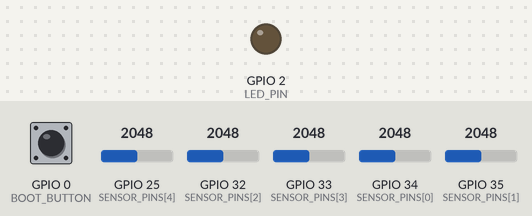
Bench run of a program on a simulated ESP32. Parts: output pins drawn as LEDs (lit = HIGH). Inputs (shaded band) come from the test bench; at power-on: GPIO 0 (BOOT_BUTTON) HIGH, GPIO 25 (SENSOR_PINS[4]) = 2048, GPIO 32 (SENSOR_PINS[2]) = 2048, GPIO 33 (SENSOR_PINS[3]) = 2048, GPIO 34 (SENSOR_PINS[0]) = 2048, GPIO 35 (SENSOR_PINS[1]) = 2048 (analog values on the 0–4095 scale). WiFi joins after 1.5 s; servers stay silent unless stated; uploads are accepted with an empty reply; what the program prints to the serial monitor is not drawn.

Above: at 2.7 s.
2.8 s: GPIO 0 (BOOT_BUTTON) pulled LOW for 0.15 s
At 3.11 s:
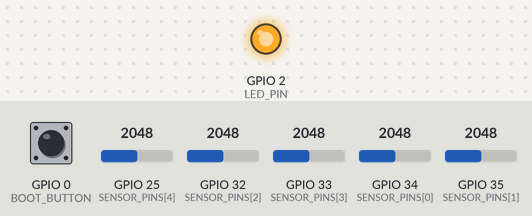
11.0 s: GPIO 0 (BOOT_BUTTON) pulled LOW for 1 s
Timing chart, 0 to 19.7 s (numbered marks = the images above; inputs shaded):
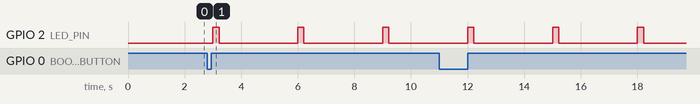

Measured:
- by itself, GPIO 2 (LED_PIN): alternates HIGH for 0.22 s and LOW for 2.8 s

The program:

main.cpp
```cpp
// BMS émulé sur ESP32 pour le Battery Passport (défi 1).
//
// Toutes les 3 s : lit 5 entrées analogiques (une par module), les convertit en résistance
// interne (mΩ) et envoie un JSON au site. Aucune règle métier ici : le serveur décide de la
// santé (nominal, surveillance, critique).
//
// Démo : appuyer sur le bouton BOOT (GPIO 0) déclenche la dérive du module 3, qui monte
// mesure après mesure jusqu'au défaut (6,8 mΩ). Un nouvel appui le remet à l'état sain.

#include <Arduino.h>

#include "secrets.h"  // Wi-Fi, URL du serveur, MQTT (voir secrets.example.h)

/*
 * MODE DE COMMUNICATION (choix de Théo, branche defi-1) :
 * 1 -> Bluetooth classique (SerialBT) uniquement, pour le débogage ou une tablette appairée
 * 2 -> Wi-Fi, HTTP POST sur /api/telemetry (recommandé : le site reçoit directement)
 * 3 -> Wi-Fi, publication MQTT (le site doit être lancé avec MQTT_HOST)
 */
#ifndef COMM_MODE
#define COMM_MODE 2
#endif

#if COMM_MODE == 1
#include <BluetoothSerial.h>
BluetoothSerial SerialBT;
#else
#include <WiFi.h>
#if COMM_MODE == 2
#include <HTTPClient.h>
#else
#include <PubSubClient.h>
WiFiClient netClient;
PubSubClient mqttClient(netClient);
#endif
#endif

const char* BATTERY_ID = "DLR-1985";          // la batterie de Doc dans le passeport
const char* DEVICE_ID  = "esp32-bms-delorean";
const int NUM_MODULES = 5;
const int SENSOR_PINS[NUM_MODULES] = {34, 35, 32, 33, 25};  // entrées analogiques
const int FAULTY_MODULE = 3;
const int BOOT_BUTTON = 0;
const int LED_PIN = 2;                         // LED intégrée : clignote à chaque envoi

// Modèle FC-85 : environ 1,0 mΩ neuf, maximum constructeur 2,0 mΩ par module
const float R_MIN_HEALTHY = 1.0;
const float R_SPAN_HEALTHY = 0.5;              // la lecture analogique ajoute 0 à 0,5 mΩ
const float R_FAULT = 6.8;                     // valeur atteinte par le module défaillant
const float FAULT_STEP = 0.9;                  // hausse par mesure pendant la dérive
const unsigned long PERIOD_MS = 3000;

bool faultOn = false;
float faultR = R_MIN_HEALTHY;
unsigned long lastSend = 0;

#if COMM_MODE != 1
void connectWifi() {
  if (WiFi.status() == WL_CONNECTED) return;
  Serial.printf("Wi-Fi %s ", WIFI_SSID);
  WiFi.mode(WIFI_STA);
  WiFi.begin(WIFI_SSID, WIFI_PASS);
  for (int k = 0; k < 40 && WiFi.status() != WL_CONNECTED; k++) {
    delay(250);
    Serial.print(".");
  }
  if (WiFi.status() == WL_CONNECTED) {
    Serial.printf(" OK, IP %s\n", WiFi.localIP().toString().c_str());
  } else {
    Serial.println(" échec, nouvel essai au prochain cycle");
  }
}
#endif

float readModule(int k) {
  int raw = analogRead(SENSOR_PINS[k]);        // 0 à 4095
  float r = R_MIN_HEALTHY + (raw / 4095.0) * R_SPAN_HEALTHY;
  if (k + 1 == FAULTY_MODULE) {
    if (faultOn) faultR = min(R_FAULT, faultR + FAULT_STEP);
    else faultR = r;
    r = max(r, faultR);
  }
  return r;
}

String buildPayload() {
  String json = "{\"batteryId\":\"" + String(BATTERY_ID) + "\",\"source\":\"ESP32\",\"modules\":[";
  for (int k = 0; k < NUM_MODULES; k++) {
    float t = 24.0 + (temperatureRead() - 40.0) * 0.05;  // température puce, indicative
    json += "{\"id\":" + String(k + 1) + ",\"r_mohm\":" + String(readModule(k), 2) +
            ",\"t\":" + String(t, 1) + "}";
    if (k < NUM_MODULES - 1) json += ",";
  }
  json += "]}";
  return json;
}

void send(const String& json) {
#if COMM_MODE == 1
  SerialBT.println(json);

#elif COMM_MODE == 2
  connectWifi();
  if (WiFi.status() != WL_CONNECTED) return;
  HTTPClient http;
  http.begin(SERVER_URL);
  http.setTimeout(2500);
  http.addHeader("Content-Type", "application/json");
  http.addHeader("X-Device-Id", DEVICE_ID);
  http.addHeader("X-BMS-Key", strlen(DEVICE_TOKEN) > 0 ? DEVICE_TOKEN : "bms-demo-key");
  if (strlen(DEVICE_TOKEN) > 0) http.addHeader("X-Device-Token", DEVICE_TOKEN);
  int code = http.POST(json);
  if (code > 0) Serial.printf("POST %s -> %d\n", SERVER_URL, code);
  else Serial.printf("POST erreur : %s\n", http.errorToString(code).c_str());
  http.end();

#else
  connectWifi();
  if (WiFi.status() != WL_CONNECTED) return;
  if (!mqttClient.connected()) {
    Serial.print("MQTT ");
    if (mqttClient.connect(DEVICE_ID)) Serial.println("connecté");
    else { Serial.printf("échec, rc=%d\n", mqttClient.state()); return; }
  }
  // même sujet que celui écouté par le site : <TOPIC_PREFIX>/battery/+/telemetry
  String topic = String(TOPIC_PREFIX) + "/battery/" + BATTERY_ID + "/telemetry";
  mqttClient.publish(topic.c_str(), json.c_str());
  Serial.printf("MQTT publié sur %s\n", topic.c_str());
#endif
}

void setup() {
  Serial.begin(115200);
  pinMode(BOOT_BUTTON, INPUT_PULLUP);
  pinMode(LED_PIN, OUTPUT);
  analogReadResolution(12);
#if COMM_MODE == 1
  SerialBT.begin("BMS-DeLorean-ESP32");
  Serial.println("Bluetooth démarré, prêt à appairer");
#else
  connectWifi();
#if COMM_MODE == 3
  mqttClient.setServer(MQTT_HOST, MQTT_PORT);
  mqttClient.setBufferSize(512);
#endif
#endif
}

void loop() {
#if COMM_MODE == 3
  mqttClient.loop();
#endif
  // bouton BOOT : bascule la dérive du module 3 (anti-rebond simple)
  static bool lastBtn = HIGH;
  bool btn = digitalRead(BOOT_BUTTON);
  if (lastBtn == HIGH && btn == LOW) {
    faultOn = !faultOn;
    Serial.println(faultOn ? "Défaut module 3 : ON" : "Défaut module 3 : OFF");
    delay(30);
  }
  lastBtn = btn;

  if (millis() - lastSend < PERIOD_MS) return;
  lastSend = millis();

  String json = buildPayload();
  digitalWrite(LED_PIN, HIGH);
  send(json);
  Serial.println(json);
  digitalWrite(LED_PIN, LOW);
}
```

secrets.example.h
```cpp
// Copier ce fichier en include/secrets.h puis remplir. secrets.h n'est pas versionné.
#pragma once

// Mode 2 et 3 : Wi-Fi 2,4 GHz, le même réseau que le PC
#define WIFI_SSID    "NomDuWifi"
#define WIFI_PASS    "MotDePasseWifi"

// Mode 2 (HTTP) : IP du PC qui fait tourner le site Flask (ipconfig / ip a)
#define SERVER_URL   "http://192.168.1.20:5000/api/telemetry"
// Clé secrète BMS (par défaut bms-demo-key)
#define DEVICE_TOKEN "bms-demo-key"

// Mode 3 (MQTT) : mêmes valeurs que MQTT_HOST et TOPIC_PREFIX côté serveur
#define MQTT_HOST    "broker.hivemq.com"
#define MQTT_PORT    1883
#define TOPIC_PREFIX "esilv-hack-2026/equipe-XX"
```
